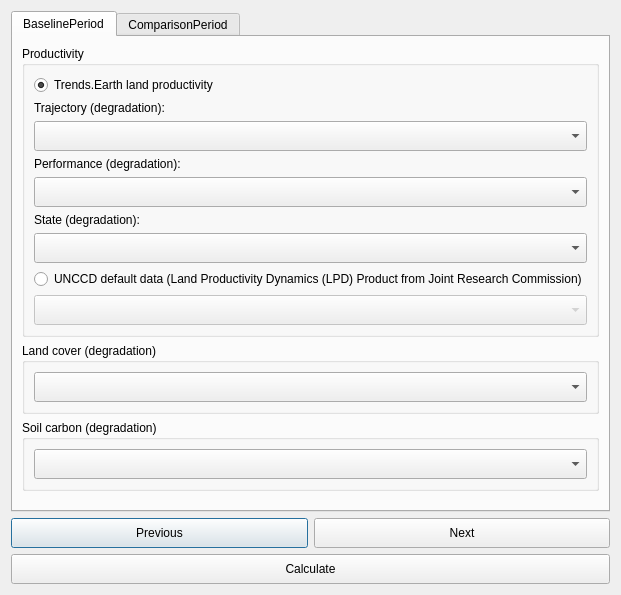
<?xml version="1.0" encoding="UTF-8"?>
<ui version="4.0">
 <class>DlgCalculateLDNSummaryTableAdmin</class>
 <widget class="QDialog" name="DlgCalculateLDNSummaryTableAdmin">
  <property name="geometry">
   <rect>
    <x>0</x>
    <y>0</y>
    <width>464</width>
    <height>595</height>
   </rect>
  </property>
  <property name="sizePolicy">
   <sizepolicy hsizetype="Fixed" vsizetype="Fixed">
    <horstretch>0</horstretch>
    <verstretch>0</verstretch>
   </sizepolicy>
  </property>
  <property name="windowTitle">
   <string>Calculate SDG 15.3.1 Indicator</string>
  </property>
  <layout class="QVBoxLayout" name="verticalLayout">
   <item>
    <widget class="QTabWidget" name="TabBox">
     <property name="sizePolicy">
      <sizepolicy hsizetype="Minimum" vsizetype="Expanding">
       <horstretch>0</horstretch>
       <verstretch>0</verstretch>
      </sizepolicy>
     </property>
     <property name="tabShape">
      <enum>QTabWidget::Rounded</enum>
     </property>
     <property name="currentIndex">
      <number>0</number>
     </property>
     <widget class="QWidget" name="BaselineTab">
      <attribute name="title">
       <string>BaselinePeriod</string>
      </attribute>
      <layout class="QVBoxLayout" name="verticalLayout_2">
       <item>
        <widget class="QGroupBox" name="groupBox">
         <property name="sizePolicy">
          <sizepolicy hsizetype="Preferred" vsizetype="Minimum">
           <horstretch>0</horstretch>
           <verstretch>0</verstretch>
          </sizepolicy>
         </property>
         <property name="maximumSize">
          <size>
           <width>16777215</width>
           <height>16777215</height>
          </size>
         </property>
         <property name="font">
          <font>
           <weight>50</weight>
           <bold>false</bold>
          </font>
         </property>
         <property name="title">
          <string>Productivity</string>
         </property>
         <layout class="QGridLayout" name="gridLayout">
          <item row="4" column="0">
           <widget class="WidgetDataIOSelectTELayerExisting" name="combo_layer_traj">
            <property name="enabled">
             <bool>true</bool>
            </property>
            <property name="sizePolicy">
             <sizepolicy hsizetype="Expanding" vsizetype="Minimum">
              <horstretch>0</horstretch>
              <verstretch>0</verstretch>
             </sizepolicy>
            </property>
            <property name="minimumSize">
             <size>
              <width>0</width>
              <height>30</height>
             </size>
            </property>
            <property name="layer_type" stdset="0">
             <string notr="true">Productivity trajectory (significance)</string>
            </property>
           </widget>
          </item>
          <item row="6" column="0">
           <widget class="WidgetDataIOSelectTELayerExisting" name="combo_layer_perf">
            <property name="enabled">
             <bool>true</bool>
            </property>
            <property name="sizePolicy">
             <sizepolicy hsizetype="Expanding" vsizetype="Minimum">
              <horstretch>0</horstretch>
              <verstretch>0</verstretch>
             </sizepolicy>
            </property>
            <property name="minimumSize">
             <size>
              <width>0</width>
              <height>30</height>
             </size>
            </property>
            <property name="layer_type" stdset="0">
             <string notr="true">Productivity performance (degradation)</string>
            </property>
           </widget>
          </item>
          <item row="8" column="0">
           <widget class="WidgetDataIOSelectTELayerExisting" name="combo_layer_state">
            <property name="enabled">
             <bool>true</bool>
            </property>
            <property name="sizePolicy">
             <sizepolicy hsizetype="Expanding" vsizetype="Minimum">
              <horstretch>0</horstretch>
              <verstretch>0</verstretch>
             </sizepolicy>
            </property>
            <property name="minimumSize">
             <size>
              <width>0</width>
              <height>30</height>
             </size>
            </property>
            <property name="layer_type" stdset="0">
             <string notr="true">Productivity state (degradation)</string>
            </property>
           </widget>
          </item>
          <item row="2" column="0">
           <widget class="QRadioButton" name="mode_te_prod">
            <property name="text">
             <string>Trends.Earth land productivity</string>
            </property>
            <property name="checked">
             <bool>true</bool>
            </property>
           </widget>
          </item>
          <item row="5" column="0">
           <widget class="QLabel" name="combo_layer_perf_label">
            <property name="enabled">
             <bool>true</bool>
            </property>
            <property name="font">
             <font>
              <weight>50</weight>
              <bold>false</bold>
             </font>
            </property>
            <property name="text">
             <string>Performance (degradation):</string>
            </property>
           </widget>
          </item>
          <item row="7" column="0">
           <widget class="QLabel" name="combo_layer_state_label">
            <property name="enabled">
             <bool>true</bool>
            </property>
            <property name="sizePolicy">
             <sizepolicy hsizetype="Preferred" vsizetype="Minimum">
              <horstretch>0</horstretch>
              <verstretch>0</verstretch>
             </sizepolicy>
            </property>
            <property name="font">
             <font>
              <weight>50</weight>
              <bold>false</bold>
             </font>
            </property>
            <property name="text">
             <string>State (degradation):</string>
            </property>
           </widget>
          </item>
          <item row="3" column="0">
           <widget class="QLabel" name="combo_layer_traj_label">
            <property name="enabled">
             <bool>true</bool>
            </property>
            <property name="font">
             <font>
              <weight>50</weight>
              <bold>false</bold>
             </font>
            </property>
            <property name="text">
             <string>Trajectory (degradation):</string>
            </property>
           </widget>
          </item>
          <item row="10" column="0">
           <widget class="WidgetDataIOSelectTELayerImport" name="combo_layer_lpd">
            <property name="enabled">
             <bool>false</bool>
            </property>
            <property name="sizePolicy">
             <sizepolicy hsizetype="Preferred" vsizetype="Minimum">
              <horstretch>0</horstretch>
              <verstretch>0</verstretch>
             </sizepolicy>
            </property>
            <property name="minimumSize">
             <size>
              <width>0</width>
              <height>30</height>
             </size>
            </property>
            <property name="layer_type" stdset="0">
             <string notr="true">Land Productivity Dynamics (LPD)</string>
            </property>
           </widget>
          </item>
          <item row="9" column="0">
           <widget class="QRadioButton" name="mode_lpd_jrc">
            <property name="enabled">
             <bool>true</bool>
            </property>
            <property name="text">
             <string>UNCCD default data (Land Productivity Dynamics (LPD) Product from Joint Research Commission)</string>
            </property>
            <property name="checked">
             <bool>false</bool>
            </property>
           </widget>
          </item>
         </layout>
        </widget>
       </item>
       <item>
        <widget class="QGroupBox" name="groupBox_2">
         <property name="sizePolicy">
          <sizepolicy hsizetype="Preferred" vsizetype="Minimum">
           <horstretch>0</horstretch>
           <verstretch>0</verstretch>
          </sizepolicy>
         </property>
         <property name="minimumSize">
          <size>
           <width>0</width>
           <height>0</height>
          </size>
         </property>
         <property name="maximumSize">
          <size>
           <width>16777215</width>
           <height>16777215</height>
          </size>
         </property>
         <property name="font">
          <font>
           <weight>50</weight>
           <bold>false</bold>
          </font>
         </property>
         <property name="title">
          <string>Land cover (degradation)</string>
         </property>
         <layout class="QVBoxLayout" name="verticalLayout_6">
          <item>
           <widget class="WidgetDataIOSelectTELayerExisting" name="combo_layer_lc">
            <property name="sizePolicy">
             <sizepolicy hsizetype="Expanding" vsizetype="Minimum">
              <horstretch>0</horstretch>
              <verstretch>0</verstretch>
             </sizepolicy>
            </property>
            <property name="minimumSize">
             <size>
              <width>0</width>
              <height>30</height>
             </size>
            </property>
            <property name="layer_type" stdset="0">
             <string notr="true">Land cover (degradation)</string>
            </property>
           </widget>
          </item>
         </layout>
        </widget>
       </item>
       <item>
        <widget class="QGroupBox" name="groupBox_3">
         <property name="enabled">
          <bool>true</bool>
         </property>
         <property name="sizePolicy">
          <sizepolicy hsizetype="Preferred" vsizetype="Minimum">
           <horstretch>0</horstretch>
           <verstretch>0</verstretch>
          </sizepolicy>
         </property>
         <property name="maximumSize">
          <size>
           <width>16777215</width>
           <height>16777215</height>
          </size>
         </property>
         <property name="font">
          <font>
           <weight>50</weight>
           <bold>false</bold>
          </font>
         </property>
         <property name="title">
          <string>Soil carbon (degradation)</string>
         </property>
         <layout class="QVBoxLayout" name="verticalLayout_7">
          <item>
           <widget class="WidgetDataIOSelectTELayerExisting" name="combo_layer_soc">
            <property name="sizePolicy">
             <sizepolicy hsizetype="Expanding" vsizetype="Minimum">
              <horstretch>0</horstretch>
              <verstretch>0</verstretch>
             </sizepolicy>
            </property>
            <property name="minimumSize">
             <size>
              <width>275</width>
              <height>30</height>
             </size>
            </property>
            <property name="layer_type" stdset="0">
             <string notr="true">Soil organic carbon (degradation)</string>
            </property>
           </widget>
          </item>
         </layout>
        </widget>
       </item>
       <item>
        <spacer name="verticalSpacer_2">
         <property name="orientation">
          <enum>Qt::Vertical</enum>
         </property>
         <property name="sizeHint" stdset="0">
          <size>
           <width>20</width>
           <height>40</height>
          </size>
         </property>
        </spacer>
       </item>
      </layout>
     </widget>
     <widget class="QWidget" name="ComparisonTab">
      <attribute name="title">
       <string>ComparisonPeriod</string>
      </attribute>
      <layout class="QVBoxLayout" name="verticalLayout_3">
       <item>
        <widget class="QGroupBox" name="groupBox_4">
         <property name="sizePolicy">
          <sizepolicy hsizetype="Preferred" vsizetype="Minimum">
           <horstretch>0</horstretch>
           <verstretch>0</verstretch>
          </sizepolicy>
         </property>
         <property name="maximumSize">
          <size>
           <width>16777215</width>
           <height>16777215</height>
          </size>
         </property>
         <property name="font">
          <font>
           <weight>50</weight>
           <bold>false</bold>
          </font>
         </property>
         <property name="title">
          <string>Productivity</string>
         </property>
         <layout class="QGridLayout" name="gridLayout_2">
          <item row="4" column="0">
           <widget class="WidgetDataIOSelectTELayerExisting" name="combo_layer_traj_2">
            <property name="enabled">
             <bool>true</bool>
            </property>
            <property name="sizePolicy">
             <sizepolicy hsizetype="Expanding" vsizetype="Minimum">
              <horstretch>0</horstretch>
              <verstretch>0</verstretch>
             </sizepolicy>
            </property>
            <property name="minimumSize">
             <size>
              <width>0</width>
              <height>30</height>
             </size>
            </property>
            <property name="layer_type" stdset="0">
             <string notr="true">Productivity trajectory (significance)</string>
            </property>
           </widget>
          </item>
          <item row="6" column="0">
           <widget class="WidgetDataIOSelectTELayerExisting" name="combo_layer_perf_2">
            <property name="enabled">
             <bool>true</bool>
            </property>
            <property name="sizePolicy">
             <sizepolicy hsizetype="Expanding" vsizetype="Minimum">
              <horstretch>0</horstretch>
              <verstretch>0</verstretch>
             </sizepolicy>
            </property>
            <property name="minimumSize">
             <size>
              <width>0</width>
              <height>30</height>
             </size>
            </property>
            <property name="layer_type" stdset="0">
             <string notr="true">Productivity performance (degradation)</string>
            </property>
           </widget>
          </item>
          <item row="8" column="0">
           <widget class="WidgetDataIOSelectTELayerExisting" name="combo_layer_state_2">
            <property name="enabled">
             <bool>true</bool>
            </property>
            <property name="sizePolicy">
             <sizepolicy hsizetype="Expanding" vsizetype="Minimum">
              <horstretch>0</horstretch>
              <verstretch>0</verstretch>
             </sizepolicy>
            </property>
            <property name="minimumSize">
             <size>
              <width>0</width>
              <height>30</height>
             </size>
            </property>
            <property name="layer_type" stdset="0">
             <string notr="true">Productivity state (degradation)</string>
            </property>
           </widget>
          </item>
          <item row="2" column="0">
           <widget class="QRadioButton" name="mode_te_prod_2">
            <property name="text">
             <string>Trends.Earth land productivity</string>
            </property>
            <property name="checked">
             <bool>true</bool>
            </property>
           </widget>
          </item>
          <item row="5" column="0">
           <widget class="QLabel" name="combo_layer_perf_label_2">
            <property name="enabled">
             <bool>true</bool>
            </property>
            <property name="font">
             <font>
              <weight>50</weight>
              <bold>false</bold>
             </font>
            </property>
            <property name="text">
             <string>Performance (degradation):</string>
            </property>
           </widget>
          </item>
          <item row="7" column="0">
           <widget class="QLabel" name="combo_layer_state_label_2">
            <property name="enabled">
             <bool>true</bool>
            </property>
            <property name="sizePolicy">
             <sizepolicy hsizetype="Preferred" vsizetype="Minimum">
              <horstretch>0</horstretch>
              <verstretch>0</verstretch>
             </sizepolicy>
            </property>
            <property name="font">
             <font>
              <weight>50</weight>
              <bold>false</bold>
             </font>
            </property>
            <property name="text">
             <string>State (degradation):</string>
            </property>
           </widget>
          </item>
          <item row="3" column="0">
           <widget class="QLabel" name="combo_layer_traj_label_2">
            <property name="enabled">
             <bool>true</bool>
            </property>
            <property name="font">
             <font>
              <weight>50</weight>
              <bold>false</bold>
             </font>
            </property>
            <property name="text">
             <string>Trajectory (degradation):</string>
            </property>
           </widget>
          </item>
          <item row="10" column="0">
           <widget class="WidgetDataIOSelectTELayerImport" name="combo_layer_lpd_2">
            <property name="enabled">
             <bool>false</bool>
            </property>
            <property name="sizePolicy">
             <sizepolicy hsizetype="Preferred" vsizetype="Minimum">
              <horstretch>0</horstretch>
              <verstretch>0</verstretch>
             </sizepolicy>
            </property>
            <property name="minimumSize">
             <size>
              <width>0</width>
              <height>30</height>
             </size>
            </property>
            <property name="layer_type" stdset="0">
             <string notr="true">Land Productivity Dynamics (LPD)</string>
            </property>
           </widget>
          </item>
          <item row="9" column="0">
           <widget class="QRadioButton" name="mode_lpd_jrc_2">
            <property name="enabled">
             <bool>true</bool>
            </property>
            <property name="text">
             <string>UNCCD default data (Land Productivity Dynamics (LPD) Product from Joint Research Commission)</string>
            </property>
            <property name="checked">
             <bool>false</bool>
            </property>
           </widget>
          </item>
         </layout>
        </widget>
       </item>
       <item>
        <widget class="QGroupBox" name="groupBox_5">
         <property name="sizePolicy">
          <sizepolicy hsizetype="Preferred" vsizetype="Minimum">
           <horstretch>0</horstretch>
           <verstretch>0</verstretch>
          </sizepolicy>
         </property>
         <property name="minimumSize">
          <size>
           <width>0</width>
           <height>0</height>
          </size>
         </property>
         <property name="maximumSize">
          <size>
           <width>16777215</width>
           <height>16777215</height>
          </size>
         </property>
         <property name="font">
          <font>
           <weight>50</weight>
           <bold>false</bold>
          </font>
         </property>
         <property name="title">
          <string>Land cover (degradation)</string>
         </property>
         <layout class="QVBoxLayout" name="verticalLayout_8">
          <item>
           <widget class="WidgetDataIOSelectTELayerExisting" name="combo_layer_lc_2">
            <property name="sizePolicy">
             <sizepolicy hsizetype="Expanding" vsizetype="Minimum">
              <horstretch>0</horstretch>
              <verstretch>0</verstretch>
             </sizepolicy>
            </property>
            <property name="minimumSize">
             <size>
              <width>0</width>
              <height>30</height>
             </size>
            </property>
            <property name="layer_type" stdset="0">
             <string notr="true">Land cover (degradation)</string>
            </property>
           </widget>
          </item>
         </layout>
        </widget>
       </item>
       <item>
        <widget class="QGroupBox" name="groupBox_6">
         <property name="enabled">
          <bool>true</bool>
         </property>
         <property name="sizePolicy">
          <sizepolicy hsizetype="Preferred" vsizetype="Minimum">
           <horstretch>0</horstretch>
           <verstretch>0</verstretch>
          </sizepolicy>
         </property>
         <property name="maximumSize">
          <size>
           <width>16777215</width>
           <height>16777215</height>
          </size>
         </property>
         <property name="font">
          <font>
           <weight>50</weight>
           <bold>false</bold>
          </font>
         </property>
         <property name="title">
          <string>Soil carbon (degradation)</string>
         </property>
         <layout class="QVBoxLayout" name="verticalLayout_9">
          <item>
           <widget class="WidgetDataIOSelectTELayerExisting" name="combo_layer_soc_2">
            <property name="sizePolicy">
             <sizepolicy hsizetype="Expanding" vsizetype="Minimum">
              <horstretch>0</horstretch>
              <verstretch>0</verstretch>
             </sizepolicy>
            </property>
            <property name="minimumSize">
             <size>
              <width>275</width>
              <height>30</height>
             </size>
            </property>
            <property name="layer_type" stdset="0">
             <string notr="true">Soil organic carbon (degradation)</string>
            </property>
           </widget>
          </item>
         </layout>
        </widget>
       </item>
       <item>
        <spacer name="verticalSpacer_3">
         <property name="orientation">
          <enum>Qt::Vertical</enum>
         </property>
         <property name="sizeHint" stdset="0">
          <size>
           <width>20</width>
           <height>121</height>
          </size>
         </property>
        </spacer>
       </item>
      </layout>
     </widget>
    </widget>
   </item>
   <item>
    <layout class="QGridLayout" name="gridLayout_3">
     <item row="0" column="0">
      <widget class="QPushButton" name="button_prev">
       <property name="sizePolicy">
        <sizepolicy hsizetype="Minimum" vsizetype="Minimum">
         <horstretch>0</horstretch>
         <verstretch>0</verstretch>
        </sizepolicy>
       </property>
       <property name="minimumSize">
        <size>
         <width>0</width>
         <height>30</height>
        </size>
       </property>
       <property name="text">
        <string>Previous</string>
       </property>
      </widget>
     </item>
     <item row="0" column="1">
      <widget class="QPushButton" name="button_next">
       <property name="sizePolicy">
        <sizepolicy hsizetype="Minimum" vsizetype="Minimum">
         <horstretch>0</horstretch>
         <verstretch>0</verstretch>
        </sizepolicy>
       </property>
       <property name="minimumSize">
        <size>
         <width>0</width>
         <height>30</height>
        </size>
       </property>
       <property name="text">
        <string>Next</string>
       </property>
      </widget>
     </item>
     <item row="1" column="0" colspan="2">
      <widget class="QPushButton" name="button_calculate">
       <property name="sizePolicy">
        <sizepolicy hsizetype="Minimum" vsizetype="Minimum">
         <horstretch>0</horstretch>
         <verstretch>0</verstretch>
        </sizepolicy>
       </property>
       <property name="minimumSize">
        <size>
         <width>0</width>
         <height>30</height>
        </size>
       </property>
       <property name="text">
        <string>Calculate</string>
       </property>
      </widget>
     </item>
    </layout>
   </item>
  </layout>
 </widget>
 <customwidgets>
  <customwidget>
   <class>WidgetDataIOSelectTELayerImport</class>
   <extends>QComboBox</extends>
   <header>LDMP/data_io.h</header>
  </customwidget>
  <customwidget>
   <class>WidgetDataIOSelectTELayerExisting</class>
   <extends>QComboBox</extends>
   <header>LDMP/data_io</header>
  </customwidget>
 </customwidgets>
 <tabstops>
  <tabstop>TabBox</tabstop>
  <tabstop>mode_te_prod</tabstop>
  <tabstop>mode_lpd_jrc</tabstop>
  <tabstop>combo_layer_lc</tabstop>
  <tabstop>combo_layer_soc</tabstop>
  <tabstop>button_prev</tabstop>
  <tabstop>button_next</tabstop>
  <tabstop>button_calculate</tabstop>
  <tabstop>combo_layer_traj</tabstop>
  <tabstop>combo_layer_perf</tabstop>
  <tabstop>combo_layer_state</tabstop>
  <tabstop>combo_layer_lpd</tabstop>
 </tabstops>
 <resources/>
 <connections/>
</ui>
